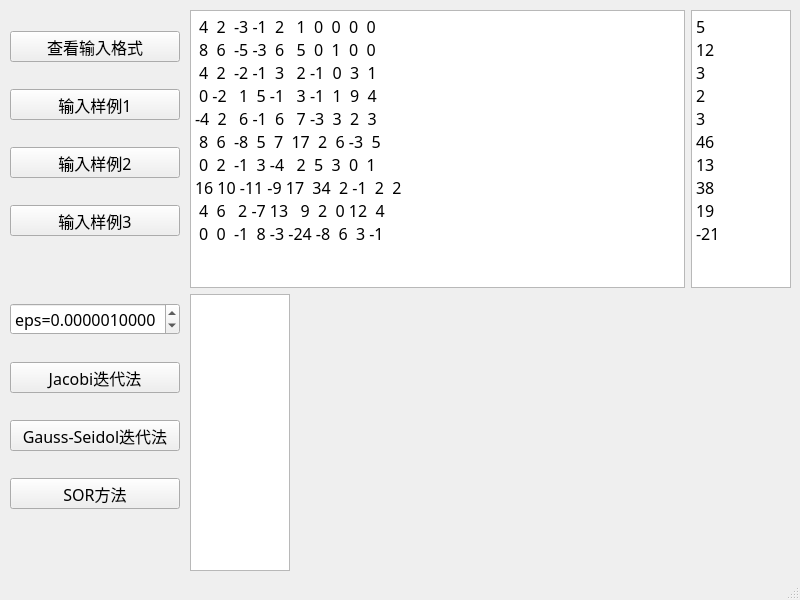
<?xml version="1.0" encoding="UTF-8"?>
<ui version="4.0">
 <class>MainWindow</class>
 <widget class="QMainWindow" name="MainWindow">
  <property name="geometry">
   <rect>
    <x>0</x>
    <y>0</y>
    <width>800</width>
    <height>600</height>
   </rect>
  </property>
  <property name="windowTitle">
   <string>线性方程组的直接解法</string>
  </property>
  <widget class="QWidget" name="centralwidget">
   <widget class="QWidget" name="verticalLayoutWidget">
    <property name="geometry">
     <rect>
      <x>10</x>
      <y>10</y>
      <width>170</width>
      <height>561</height>
     </rect>
    </property>
    <layout class="QVBoxLayout" name="verticalLayout">
     <item>
      <widget class="QPushButton" name="pushButtonInput_hint">
       <property name="maximumSize">
        <size>
         <width>16777215</width>
         <height>31</height>
        </size>
       </property>
       <property name="font">
        <font>
         <family>黑体</family>
         <pointsize>12</pointsize>
        </font>
       </property>
       <property name="text">
        <string>查看输入格式</string>
       </property>
      </widget>
     </item>
     <item>
      <widget class="QPushButton" name="pushButtonInput_1">
       <property name="maximumSize">
        <size>
         <width>16777215</width>
         <height>31</height>
        </size>
       </property>
       <property name="font">
        <font>
         <family>黑体</family>
         <pointsize>12</pointsize>
        </font>
       </property>
       <property name="text">
        <string>输入样例1</string>
       </property>
       <property name="default">
        <bool>false</bool>
       </property>
       <property name="flat">
        <bool>false</bool>
       </property>
      </widget>
     </item>
     <item>
      <widget class="QPushButton" name="pushButtonInput_2">
       <property name="maximumSize">
        <size>
         <width>16777215</width>
         <height>31</height>
        </size>
       </property>
       <property name="font">
        <font>
         <family>黑体</family>
         <pointsize>12</pointsize>
        </font>
       </property>
       <property name="text">
        <string>输入样例2</string>
       </property>
      </widget>
     </item>
     <item>
      <widget class="QPushButton" name="pushButtonInput_3">
       <property name="maximumSize">
        <size>
         <width>16777215</width>
         <height>31</height>
        </size>
       </property>
       <property name="font">
        <font>
         <family>黑体</family>
         <pointsize>12</pointsize>
        </font>
       </property>
       <property name="text">
        <string>输入样例3</string>
       </property>
      </widget>
     </item>
     <item>
      <spacer name="verticalSpacer">
       <property name="orientation">
        <enum>Qt::Vertical</enum>
       </property>
       <property name="sizeType">
        <enum>QSizePolicy::Ignored</enum>
       </property>
       <property name="sizeHint" stdset="0">
        <size>
         <width>20</width>
         <height>40</height>
        </size>
       </property>
      </spacer>
     </item>
     <item>
      <widget class="QDoubleSpinBox" name="doubleSpinBox">
       <property name="font">
        <font>
         <family>黑体</family>
         <pointsize>12</pointsize>
        </font>
       </property>
       <property name="prefix">
        <string>eps=</string>
       </property>
       <property name="decimals">
        <number>10</number>
       </property>
       <property name="singleStep">
        <double>0.000001000000000</double>
       </property>
       <property name="stepType">
        <enum>QAbstractSpinBox::AdaptiveDecimalStepType</enum>
       </property>
       <property name="value">
        <double>0.000001000000000</double>
       </property>
      </widget>
     </item>
     <item>
      <widget class="QPushButton" name="pushButtonJacobi">
       <property name="maximumSize">
        <size>
         <width>16777215</width>
         <height>31</height>
        </size>
       </property>
       <property name="font">
        <font>
         <family>黑体</family>
         <pointsize>12</pointsize>
        </font>
       </property>
       <property name="text">
        <string>Jacobi迭代法</string>
       </property>
      </widget>
     </item>
     <item>
      <widget class="QPushButton" name="pushButtonGauss">
       <property name="maximumSize">
        <size>
         <width>16777215</width>
         <height>31</height>
        </size>
       </property>
       <property name="font">
        <font>
         <family>黑体</family>
         <pointsize>12</pointsize>
        </font>
       </property>
       <property name="text">
        <string>Gauss-Seidol迭代法</string>
       </property>
      </widget>
     </item>
     <item>
      <widget class="QPushButton" name="pushButtonSOR">
       <property name="maximumSize">
        <size>
         <width>16777215</width>
         <height>31</height>
        </size>
       </property>
       <property name="font">
        <font>
         <family>黑体</family>
         <pointsize>12</pointsize>
        </font>
       </property>
       <property name="text">
        <string>SOR方法</string>
       </property>
      </widget>
     </item>
     <item>
      <spacer name="verticalSpacer_2">
       <property name="orientation">
        <enum>Qt::Vertical</enum>
       </property>
       <property name="sizeType">
        <enum>QSizePolicy::Ignored</enum>
       </property>
       <property name="sizeHint" stdset="0">
        <size>
         <width>20</width>
         <height>40</height>
        </size>
       </property>
      </spacer>
     </item>
    </layout>
   </widget>
   <widget class="QWidget" name="verticalLayoutWidget_2">
    <property name="geometry">
     <rect>
      <x>190</x>
      <y>10</y>
      <width>601</width>
      <height>561</height>
     </rect>
    </property>
    <layout class="QVBoxLayout" name="verticalLayout_2">
     <item>
      <layout class="QHBoxLayout" name="horizontalLayout">
       <item>
        <widget class="QTextEdit" name="textEditInput_1">
         <property name="font">
          <font>
           <family>黑体</family>
           <pointsize>12</pointsize>
          </font>
         </property>
         <property name="lineWrapMode">
          <enum>QTextEdit::NoWrap</enum>
         </property>
         <property name="html">
          <string>&lt;!DOCTYPE HTML PUBLIC &quot;-//W3C//DTD HTML 4.0//EN&quot; &quot;http://www.w3.org/TR/REC-html40/strict.dtd&quot;&gt;
&lt;html&gt;&lt;head&gt;&lt;meta name=&quot;qrichtext&quot; content=&quot;1&quot; /&gt;&lt;style type=&quot;text/css&quot;&gt;
p, li { white-space: pre-wrap; }
&lt;/style&gt;&lt;/head&gt;&lt;body style=&quot; font-family:'黑体'; font-size:12pt; font-weight:400; font-style:normal;&quot;&gt;
&lt;p style=&quot; margin-top:0px; margin-bottom:0px; margin-left:0px; margin-right:0px; -qt-block-indent:0; text-indent:0px;&quot;&gt; 4  2  -3 -1  2   1  0  0  0  0&lt;/p&gt;
&lt;p style=&quot; margin-top:0px; margin-bottom:0px; margin-left:0px; margin-right:0px; -qt-block-indent:0; text-indent:0px;&quot;&gt; 8  6  -5 -3  6   5  0  1  0  0&lt;/p&gt;
&lt;p style=&quot; margin-top:0px; margin-bottom:0px; margin-left:0px; margin-right:0px; -qt-block-indent:0; text-indent:0px;&quot;&gt; 4  2  -2 -1  3   2 -1  0  3  1&lt;/p&gt;
&lt;p style=&quot; margin-top:0px; margin-bottom:0px; margin-left:0px; margin-right:0px; -qt-block-indent:0; text-indent:0px;&quot;&gt; 0 -2   1  5 -1   3 -1  1  9  4&lt;/p&gt;
&lt;p style=&quot; margin-top:0px; margin-bottom:0px; margin-left:0px; margin-right:0px; -qt-block-indent:0; text-indent:0px;&quot;&gt;-4  2   6 -1  6   7 -3  3  2  3&lt;/p&gt;
&lt;p style=&quot; margin-top:0px; margin-bottom:0px; margin-left:0px; margin-right:0px; -qt-block-indent:0; text-indent:0px;&quot;&gt; 8  6  -8  5  7  17  2  6 -3  5&lt;/p&gt;
&lt;p style=&quot; margin-top:0px; margin-bottom:0px; margin-left:0px; margin-right:0px; -qt-block-indent:0; text-indent:0px;&quot;&gt; 0  2  -1  3 -4   2  5  3  0  1&lt;/p&gt;
&lt;p style=&quot; margin-top:0px; margin-bottom:0px; margin-left:0px; margin-right:0px; -qt-block-indent:0; text-indent:0px;&quot;&gt;16 10 -11 -9 17  34  2 -1  2  2&lt;/p&gt;
&lt;p style=&quot; margin-top:0px; margin-bottom:0px; margin-left:0px; margin-right:0px; -qt-block-indent:0; text-indent:0px;&quot;&gt; 4  6   2 -7 13   9  2  0 12  4&lt;/p&gt;
&lt;p style=&quot; margin-top:0px; margin-bottom:0px; margin-left:0px; margin-right:0px; -qt-block-indent:0; text-indent:0px;&quot;&gt; 0  0  -1  8 -3 -24 -8  6  3 -1&lt;/p&gt;&lt;/body&gt;&lt;/html&gt;</string>
         </property>
        </widget>
       </item>
       <item>
        <widget class="QTextEdit" name="textEditInput_2">
         <property name="maximumSize">
          <size>
           <width>100</width>
           <height>16777215</height>
          </size>
         </property>
         <property name="font">
          <font>
           <family>黑体</family>
           <pointsize>12</pointsize>
          </font>
         </property>
         <property name="lineWrapMode">
          <enum>QTextEdit::NoWrap</enum>
         </property>
         <property name="html">
          <string>&lt;!DOCTYPE HTML PUBLIC &quot;-//W3C//DTD HTML 4.0//EN&quot; &quot;http://www.w3.org/TR/REC-html40/strict.dtd&quot;&gt;
&lt;html&gt;&lt;head&gt;&lt;meta name=&quot;qrichtext&quot; content=&quot;1&quot; /&gt;&lt;style type=&quot;text/css&quot;&gt;
p, li { white-space: pre-wrap; }
&lt;/style&gt;&lt;/head&gt;&lt;body style=&quot; font-family:'黑体'; font-size:12pt; font-weight:400; font-style:normal;&quot;&gt;
&lt;p style=&quot; margin-top:0px; margin-bottom:0px; margin-left:0px; margin-right:0px; -qt-block-indent:0; text-indent:0px;&quot;&gt;5&lt;/p&gt;
&lt;p style=&quot; margin-top:0px; margin-bottom:0px; margin-left:0px; margin-right:0px; -qt-block-indent:0; text-indent:0px;&quot;&gt;12&lt;/p&gt;
&lt;p style=&quot; margin-top:0px; margin-bottom:0px; margin-left:0px; margin-right:0px; -qt-block-indent:0; text-indent:0px;&quot;&gt;3&lt;/p&gt;
&lt;p style=&quot; margin-top:0px; margin-bottom:0px; margin-left:0px; margin-right:0px; -qt-block-indent:0; text-indent:0px;&quot;&gt;2&lt;/p&gt;
&lt;p style=&quot; margin-top:0px; margin-bottom:0px; margin-left:0px; margin-right:0px; -qt-block-indent:0; text-indent:0px;&quot;&gt;3&lt;/p&gt;
&lt;p style=&quot; margin-top:0px; margin-bottom:0px; margin-left:0px; margin-right:0px; -qt-block-indent:0; text-indent:0px;&quot;&gt;46&lt;/p&gt;
&lt;p style=&quot; margin-top:0px; margin-bottom:0px; margin-left:0px; margin-right:0px; -qt-block-indent:0; text-indent:0px;&quot;&gt;13&lt;/p&gt;
&lt;p style=&quot; margin-top:0px; margin-bottom:0px; margin-left:0px; margin-right:0px; -qt-block-indent:0; text-indent:0px;&quot;&gt;38&lt;/p&gt;
&lt;p style=&quot; margin-top:0px; margin-bottom:0px; margin-left:0px; margin-right:0px; -qt-block-indent:0; text-indent:0px;&quot;&gt;19&lt;/p&gt;
&lt;p style=&quot; margin-top:0px; margin-bottom:0px; margin-left:0px; margin-right:0px; -qt-block-indent:0; text-indent:0px;&quot;&gt;-21&lt;/p&gt;&lt;/body&gt;&lt;/html&gt;</string>
         </property>
        </widget>
       </item>
      </layout>
     </item>
     <item>
      <layout class="QHBoxLayout" name="horizontalLayout_2">
       <item>
        <widget class="QTextEdit" name="textEditOutput">
         <property name="maximumSize">
          <size>
           <width>100</width>
           <height>16777215</height>
          </size>
         </property>
         <property name="font">
          <font>
           <family>黑体</family>
           <pointsize>12</pointsize>
          </font>
         </property>
         <property name="lineWrapMode">
          <enum>QTextEdit::NoWrap</enum>
         </property>
        </widget>
       </item>
       <item>
        <widget class="QCustomPlot" name="customPlot" native="true"/>
       </item>
      </layout>
     </item>
    </layout>
   </widget>
  </widget>
  <widget class="QMenuBar" name="menubar">
   <property name="geometry">
    <rect>
     <x>0</x>
     <y>0</y>
     <width>800</width>
     <height>22</height>
    </rect>
   </property>
  </widget>
  <widget class="QStatusBar" name="statusbar"/>
 </widget>
 <customwidgets>
  <customwidget>
   <class>QCustomPlot</class>
   <extends>QWidget</extends>
   <header>qcustomplot.h</header>
   <container>1</container>
  </customwidget>
 </customwidgets>
 <resources/>
 <connections/>
</ui>
